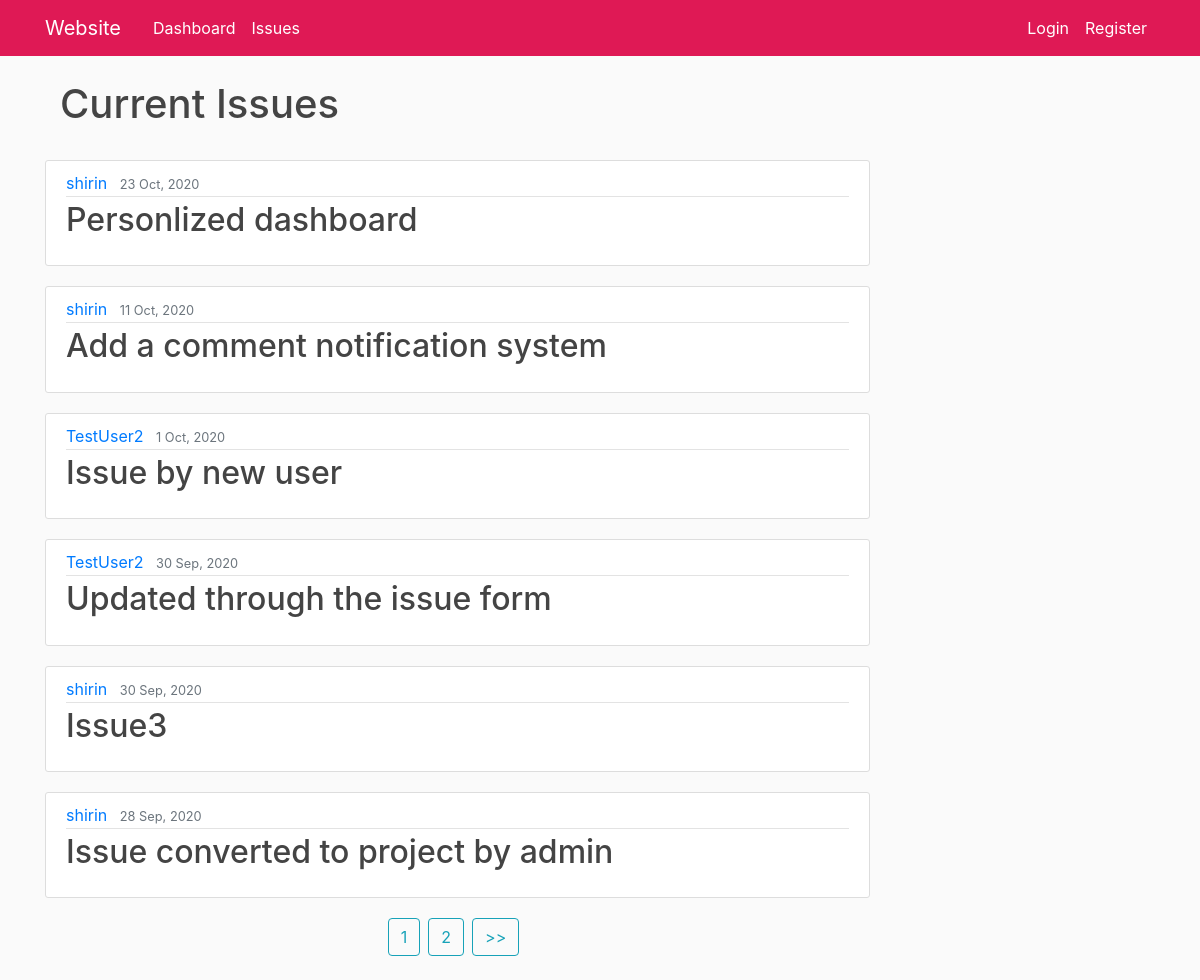
The app's page /issue/, older data.
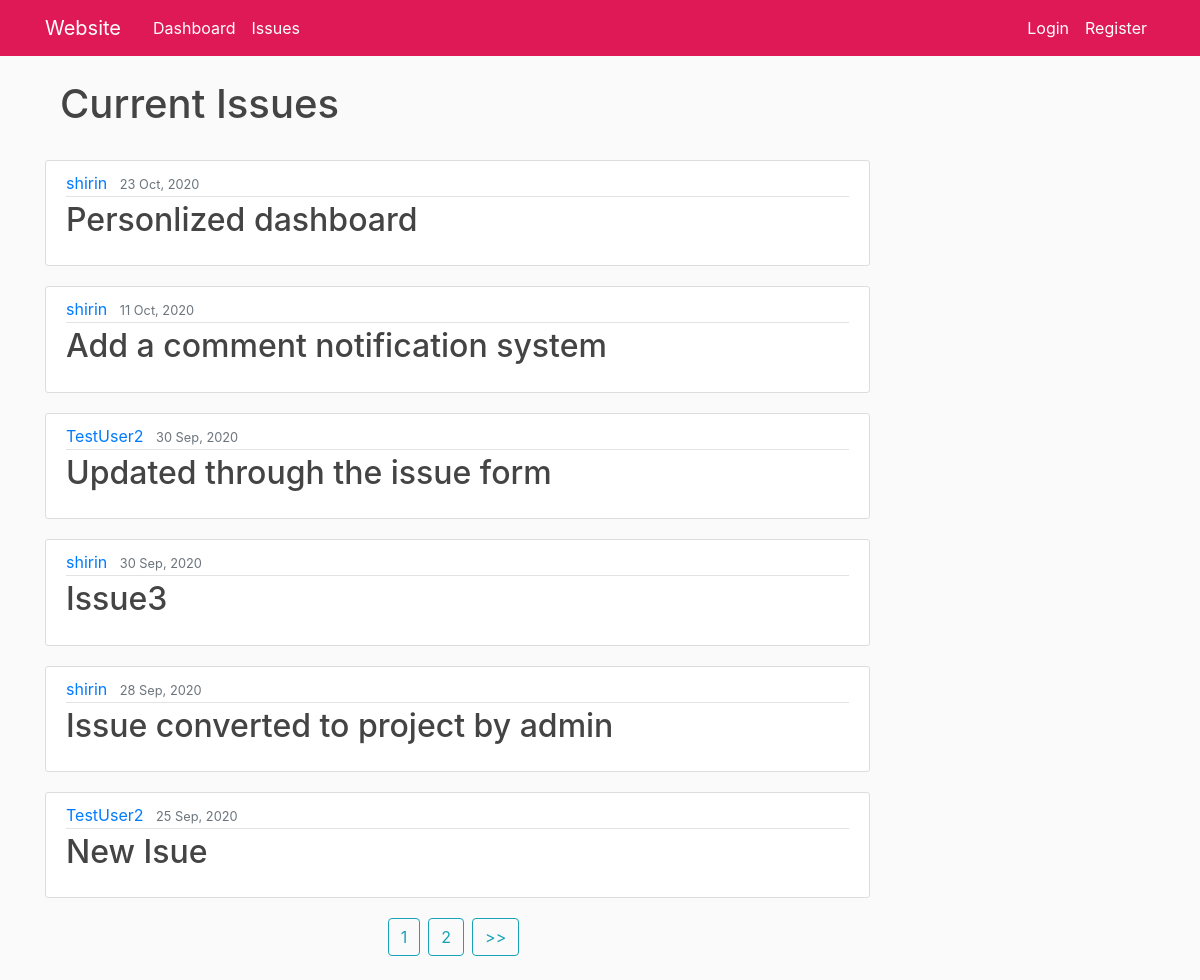
The same page, newer data.
### issue/models.py (models this page shows, shortened)
class Issue(models.Model):
    PRIORITY_CHOICES= (
        ('high','high'),
        ('medium','medium'),
        ('low', 'low')
    )
    title=models.CharField(max_length=100)
    content=RichTextUploadingField(verbose_name='Body',null=True,blank=True)
    date_created=models.DateTimeField(default=timezone.now)
    priority=models.CharField(max_length=30, choices=PRIORITY_CHOICES)
    author = models.ManyToManyField(User)
    completed = models.BooleanField(default=False)
    def body_summary(self):
        return markdownify(self.content[:200] + "...")

### issue/views.py (the view)
# urls.py: path('', views.IssueListView.as_view(), name='issue-home'),
class IssueListView(ListView):
    model = Issue
    template_name='issue/home.html'
    context_object_name='posts'
    paginate_by=6
    def get_queryset(self):
        return Issue.objects.filter(completed=False).order_by('-id')

### issue/templates/issue/home.html (shortened to what this page needs)
{% extends "issue/base.html" %}
{% block content %}
  <div class="col-md-9">
    {% if posts.first.completed %}
    <div class="col-md-5">
      <h1 style="align-content: center;">Archives</h1>
      <br>
    </div>
    {% else %}
    <div class="col-md-5">
      <h1 style="align-content: center;">Current Issues</h1>
      <br>
    </div>
    {%endif%}
    {% for post in posts %}
      <article class="media content-section">
          <div class="media-body">
            <div class="article-metadata">
              <a class="mr-2" href="{% url 'user-issues' post.author.first.username %}">{{ post.author.first }}</a>
              <small class="text-muted">{{ post.date_created|date:"j M, Y"}}</small>
            </div>
            <h2><a class="article-title" href="{% url 'issue-detail' post.id %}">{{ post.title }}</a></h2>
          </div>
      </article>
    {%endfor%}
    <div class="d-flex justify-content-center">
      {% if is_paginated %}
          {% for num in page_obj.paginator.page_range %}
              {% if page_obj.number == num %}
                  <a class="btn btn-outline-info mb-4 mr-2" href="?page={{ num }}">{{ num }}</a>
              {% elif num > page_obj.number|add:'-2' and num < page_obj.number|add:'2' %}
                  <a class="btn btn-outline-info mb-4 mr-2" href="?page={{ num }}">{{ num }}</a>
              {% endif %}
          {% endfor %}
          {% if page_obj.has_next %}
              <a class="btn btn-outline-info mb-4 mr-2" href="?page={{ page_obj.next_page_number }}">
                  >>
              </a>
          {% endif %}
      {% endif %}
      </div>
  </div>
    </div>
{% endblock content %}

Row changes from the older to the newer data that the page shows:
no longer on this page (row edited): Issue: author.first "TestUser2", date_created "1 Oct, 2020", title "Issue by new user"
now on this page (row unchanged): Issue: author.first "TestUser2", date_created "25 Sep, 2020", title "New Isue"
